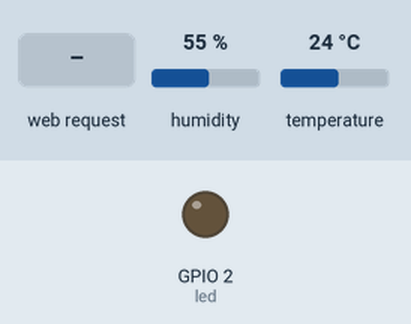
This sketch was run on a simulated ESP8266 (NodeMCU). Parts: output pins drawn as LEDs (lit = HIGH). Inputs (shaded band) come from the test bench; at power-on: humidity 55 %, temperature 24 °C. WiFi joins after 1.5 s; servers stay silent unless stated; what the sketch prints to the serial monitor is not drawn.

Above: at 2.7 s.
2.8 s: HTTP request GET /led received
At 3.7 s:
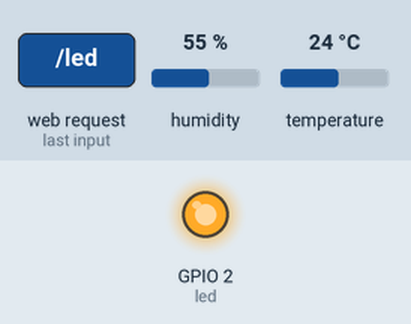
4.3 s: HTTP request GET /events received
Timing chart, 0 to 7.3 s (numbered marks = the images above; inputs shaded):
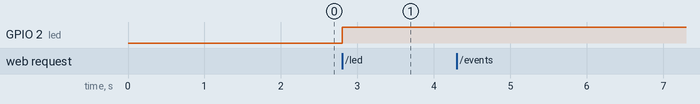

The sketch:

Esp8266DHTWebServer.ino
```cpp
#include <ESP8266WiFi.h>
#include <ESP8266WebServer.h>
#include <DHT.h>

#define DHTTYPE DHT22
#define DHTPIN 4

const char* ssid = "<SSID>";
const char* password = "<PASSWORD>";

ESP8266WebServer server(80);

DHT dht(DHTPIN, DHTTYPE); // 12 works fine for esp8266

float temp, humi;
String webString = "";
unsigned long previousMillis = 0;
const long interval = 2000;
const int led = 2;
int ledstate = 0;

void handleled() {
  ledstate = !ledstate;
  digitalWrite(led, ledstate);
  Serial.print("led"); Serial.println(ledstate);
  server.send(200, "text/plain", "OK from esp8266!");
}

void handleNotFound() {
  digitalWrite(led, 1);
  String message = "File Not Found\n\n";
  message += "URI: ";
  message += server.uri();
  message += "\nMethod: ";
  message += (server.method() == HTTP_GET) ? "GET" : "POST";
  message += "\nArguments: ";
  message += server.args();
  message += "\n";
  for (uint8_t i = 0; i < server.args(); i++) {
    message += " " + server.argName(i) + ": " + server.arg(i) + "\n";
  }
  server.send(404, "text/plain", message);
  digitalWrite(led, 0);
}

void setup(void) {
  pinMode(led, OUTPUT);
  digitalWrite(led, 0);
  Serial.begin(115200);
  delay(10);
  dht.begin();

  Serial.print("Connecting to ");
  Serial.println(ssid);

  WiFi.mode(WIFI_STA);
  WiFi.begin(ssid, password);
  // Wait for connection
  while (WiFi.status() != WL_CONNECTED) {
    delay(500);
    Serial.print(".");
  }
  Serial.println("");
  Serial.print("WiFi Connected");
  Serial.println(WiFi.localIP());

  // Start the server
  server.on("/led", handleled);
  server.on("/events", handleevents);
  server.onNotFound(handleNotFound);
  server.begin();
  Serial.println("HTTP server started");
}

void loop(void) {
  server.handleClient();
}

void handleevents() {
  gettemphumi();
  webString="{\"temperature\": \"" + String(temp) + "\", \"humidity\": \"" + String(humi) + "\" }";
  Serial.println(webString);
  server.send(200, "text/plain", webString);
  yield();
}

void gettemphumi() {
  unsigned long currentMillis = millis();
  if (currentMillis - previousMillis >= interval) {
    previousMillis = currentMillis;
    humi = dht.readHumidity();
    temp = dht.readTemperature(false);
    if (isnan(humi) || isnan(temp)) {
      Serial.println("Failed to read dht sensor.");
      return;
    }
  }
}
```

Measured:
- after the input at 2.8 s, GPIO 2 (led): LOW → HIGH at once
- after the input at 4.3 s, every drawn part: stays the same
